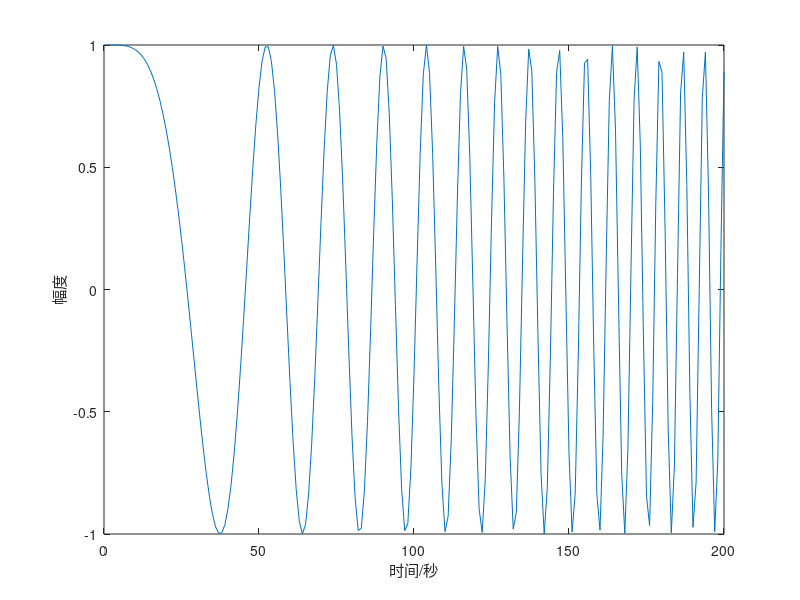

Source code (MATLAB):

down_chirp = chirp(0:0.01:2-0.01, 0, 1.99, 15,'linear',0);
set(0,'defaultfigurecolor','w')
plot(down_chirp);
xlabel('时间/秒');
ylabel('幅度');

